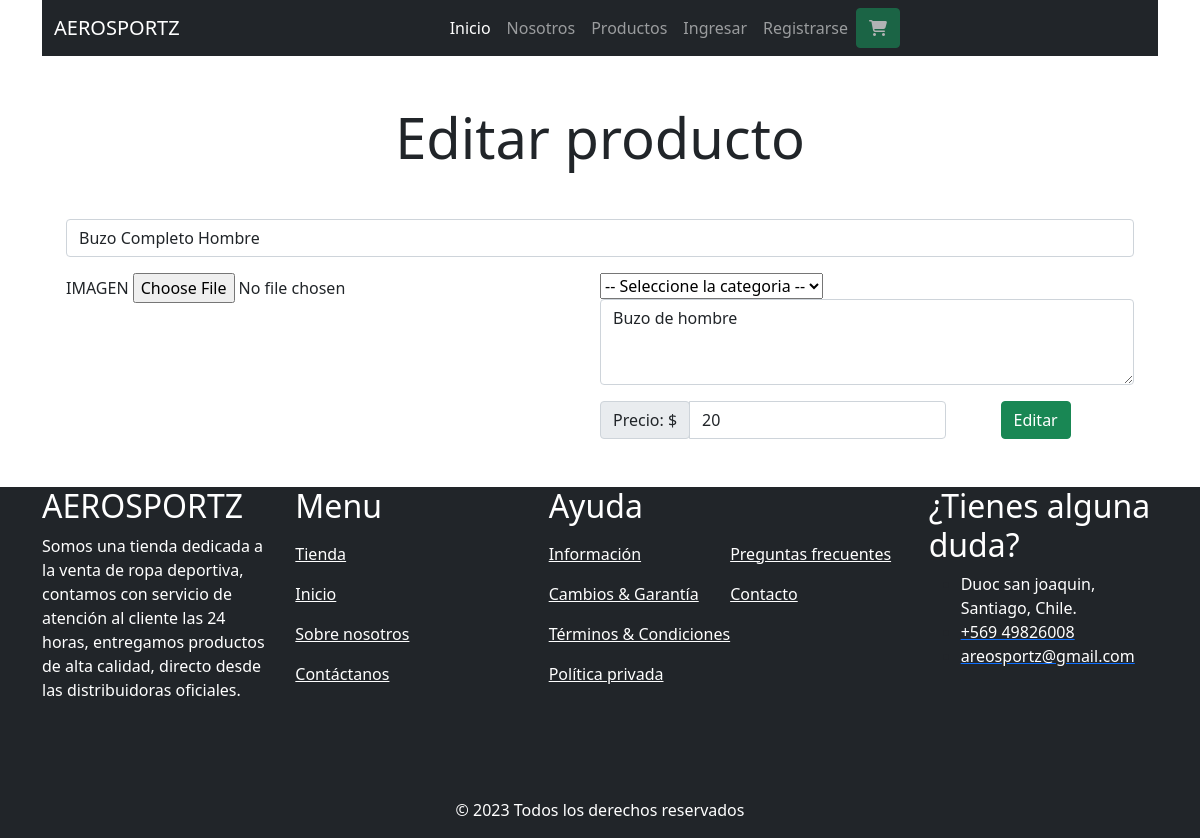
The app's page /producto/12/editar with its own data.
### core/models.py (models this page shows, shortened)
class Producto(models.Model):
    titulo = models.CharField(max_length=50, null=False)
    imagen = models.ImageField(upload_to='image', null=True)
    descripcion = models.CharField(max_length=200, null=False)
    precio = models.DecimalField(null=False, max_digits=10, decimal_places=3)
    categoria = models.ForeignKey('Categoria', on_delete=models.CASCADE, related_name='productos')

### core/views.py (the view)
# urls.py: path('producto/<int:producto_id>/editar', views.producto_edit, name="producto_edit" ),
def producto_edit(request, producto_id):
    categorias = Categoria.objects.all()
    producto = Producto.objects.get(id=producto_id)
    if request.method == "POST":
        categoria_del_producto = Categoria.objects.get(id=request.POST["categoria"])
        form = FormProducto(request.POST, request.FILES, instance=Producto(imagen=request.FILES['imagen'], categoria=categoria_del_producto))
        if form.is_valid():
            producto.titulo = request.POST['titulo']
            producto.categoria = categoria_del_producto
            producto.descripcion = request.POST['descripcion']
            producto.imagen = request.FILES['imagen']
            producto.precio = request.POST['precio']
            producto.save()
            return redirect("core/edit")
        else:
            return render(request, 'core/edit.html', {
                'categorias' : categorias,
                'error_message' : 'Ingreso un campo incorrecto, vuelva a intentar'
            })
    else:
        return render(request, 'core/edit.html',{
            'categorias' : categorias,
            'producto' : producto
        })

### core/templates/core/edit.html (shortened to what this page needs)
{% extends 'core/base.html' %}
{% block content %}
<section class="row my-5 container mx-auto">
    <div class="col-12">
        <h2 class="display-4 text-center mb-5">Editar producto</h2>
    </div>
    <form action="" method="post" enctype="multipart/form-data" class="w-100 col-12">
        <div class="col-12 p-0 form-group">
            <input class="form-control" type="text" name="titulo" placeholder="Ingrese el nombre del producto..." value="{{producto.titulo.title}}" required>
        </div>
        <div class="row container mx-auto p-0 pt-3">
            <div class="col-md-6 p-0 m-0">
                <div class="form-group">
                    <label for="imagen">IMAGEN</label>
                    <input type="file" class="form-control-file" name="imagen" id="imagen"
                        placeholder="Ingrese la imagen..." required>
                </div>
            </div>
            <div class="col-md-6 p-0 m-0 row">
                <div class="col-12 p-0 form-group">
                    <select class="custom-select" name="categoria" required>
                        <option value="" selected>-- Seleccione la categoria --</option>
                    </select>
                </div>
                <div class="col-12 p-0 form-group mb-3">
                    <textarea class="form-control" name="descripcion" rows="3" required>{{producto.descripcion.capitalize}}</textarea>
                </div>
                <div class="col-12 ">
                    <div class="row justify-content-between align-items-center">
                        <div class="col-auto m-0 p-0">
                            <div class="input-group">
                                <div class="input-group-prepend">
                                    <div class="input-group-text">Precio: $</div>
                                </div>
                                <input type="number" class="form-control" name="precio" placeholder="XXX.XXX" value="{{ producto.precio|floatformat }}" required>
                            </div>
                        </div>
                        <div class="form-group col-md-4 col-lg-3 m-0 p-0 mt-2 mt-lg-0">
                            <button type="submit" class="btn btn-success btn-block">Editar</button>
                        </div>
                    </div>
                </div>
            </div>
        </div>
    </form>
</section>
{% endblock %}

### records on screen
Producto: titulo "Buzo Completo Hombre", descripcion "Buzo de hombre", precio "20"
